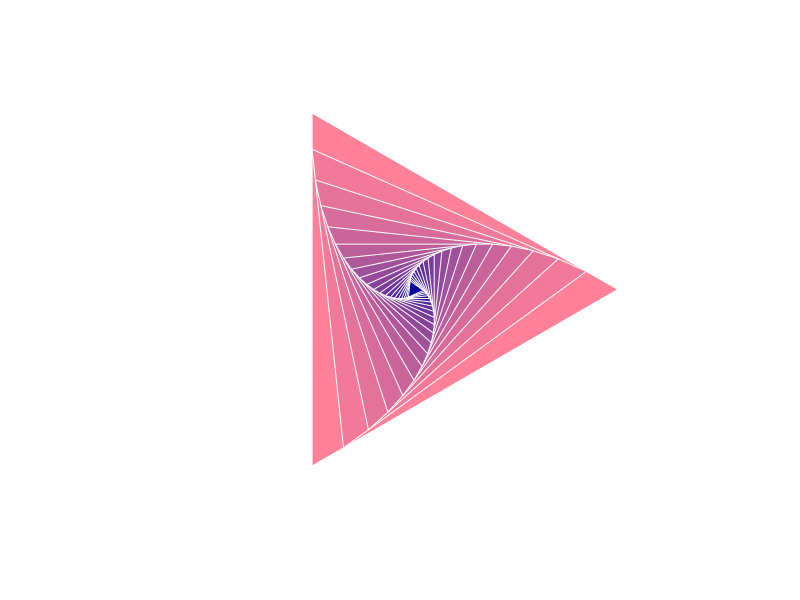

The MATLAB script that drew this image:
%spiral triangle
function spiralTriangle3
t=linspace(0,2*pi,4); %points for triangle
len=1;
[x,y]=pol2cart(t,1);
theta=pi/30;
phi=pi/3;

numSquare=20;
colormap=1-summer(numSquare);

for n=1:numSquare
    patch(len*x,len*y,'r','facecolor',colormap(n,:),'edgecolor',[1 1 1]);
    len=len*cos(phi)/cos(phi-theta);
    [x,y]=trans2d(x,y,0,0,theta); %rotate by theta
end

axis([-1.2 1.2 -1.2 1.2])
axis equal off

function [xx,yy]=trans2d(x,y,tx,ty,phi)
   xx=x.*cos(phi)-y.*sin(phi)+tx;
   yy=x.*sin(phi)+y.*cos(phi)+ty;
return